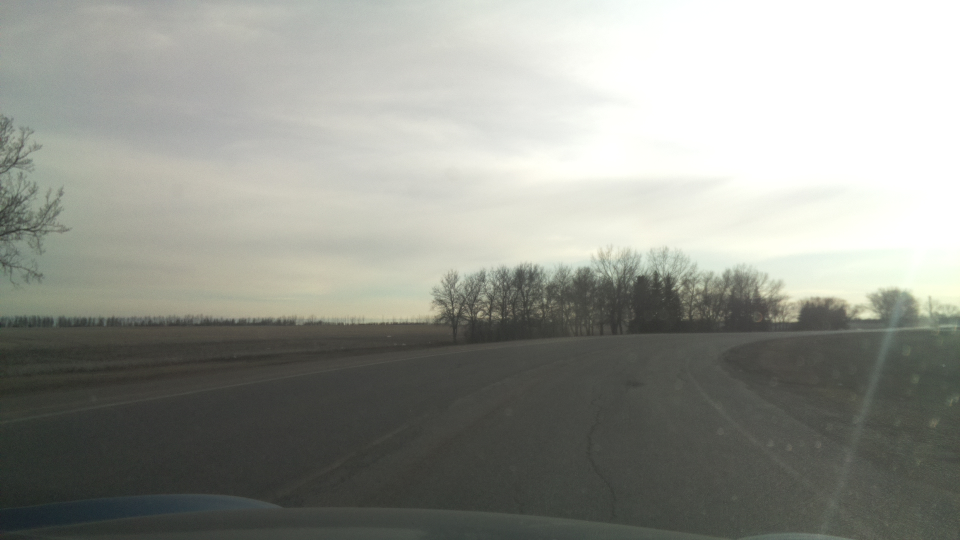
#> input picture Talha/Image Processing/images/Image_24_Mar_2019_17_50_29.jpg, 1920 x 1080 px (shown at 1/2 size); its folder holds only this picture in this run
$ python working_image.py   (older library calls are emulated)
#> lines starting #> are read from the running program, lines starting #| are printed output that depends on the picture; after the words box and inside, x2 and y2 are one past the last pixel; in counts of white or black regions, pixels touching at a corner belong together
import cv2 as cv
import glob
import numpy as np
i = 14

for img in glob.glob('images/*.jpg'):
    image1 = cv.imread(img)
#> image1 is the input picture: shape (1080, 1920, 3); mean B, G, R 143.5, 150.6, 148.7

    mask = np.ones(image1.shape, dtype=np.uint8)
    mask.fill(255)
#> mask: shape (1080, 1920, 3); every value is 255

    roi_corners = np.array([[(520, 1000), (700, 800), (1400, 800), (1650, 1000)]])

    cv.fillPoly(mask, roi_corners, 0)
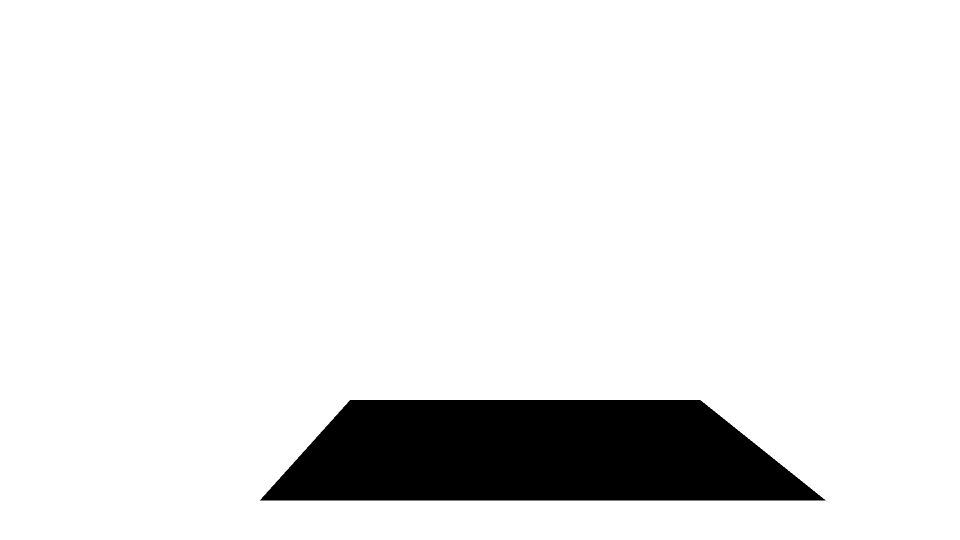
#> mask: shape (1080, 1920, 3) (shown at 1/2 size); 91.1% white; 1 black region, box (x1, y1, x2, y2) and area: (520, 800, 1651, 1001) 184151
    masked_image = cv.bitwise_or(image1 ,mask)
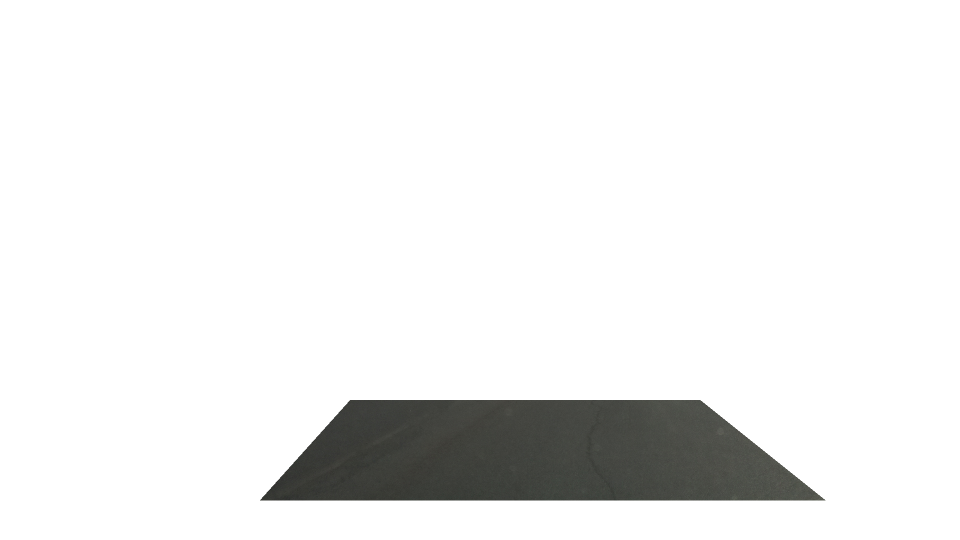
#> masked_image: shape (1080, 1920, 3) (shown at 1/2 size); mean B, G, R 238, 238.5, 238.3

    gray_image = cv.cvtColor(masked_image, cv.COLOR_BGR2GRAY)

    blur = np.ones((5,5),np.float32)/25
    ret, thresh = cv.threshold(blur, 50, 255, cv.THRESH_BINARY)
    blurred = cv.GaussianBlur(gray_image, (1, 3), 0)
    #blurred = cv.filter2D(gray_image, -1, blur)
  #  cv.imwrite('blurred.jpg', blurred)
    edges = cv.Canny(blurred, 10, 100)
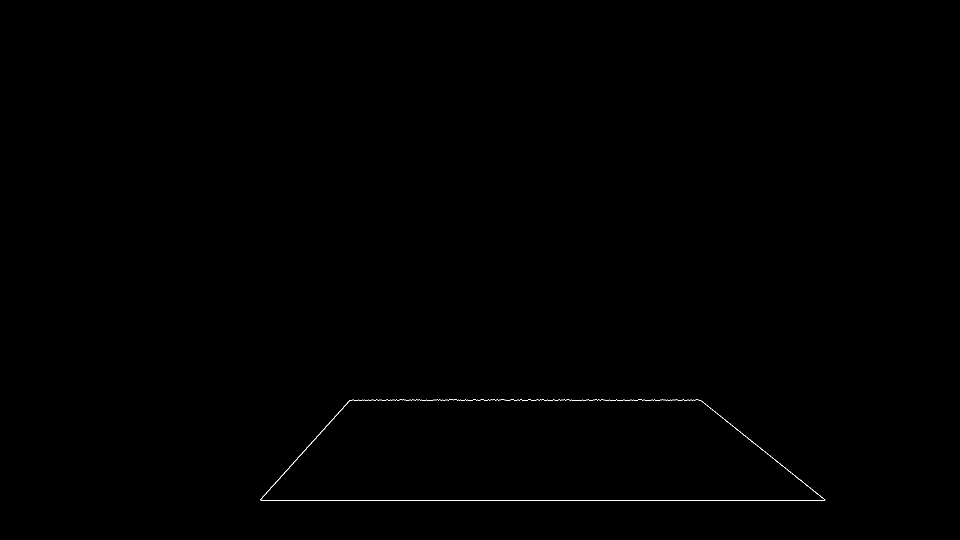
#> edges: shape (1080, 1920) (shown at 1/2 size); 0.13% white in thin lines or dots, all inside (x1, y1, x2, y2) = (520, 799, 1651, 1002)

    new_corners = np.array([[(520+10, 1000-10), (700+10, 800+10), (1400-10, 800+10), (1600-10, 1000-10)]])
    new_mask = np.ones(edges.shape, dtype=np.uint8)

    new_mask.fill(255)
#> new_mask: shape (1080, 1920); every value is 255
    full_mask = new_mask
  #  cv.imwrite('edges_old.jpg', edges)
    cv.fillPoly(new_mask, new_corners, 0)
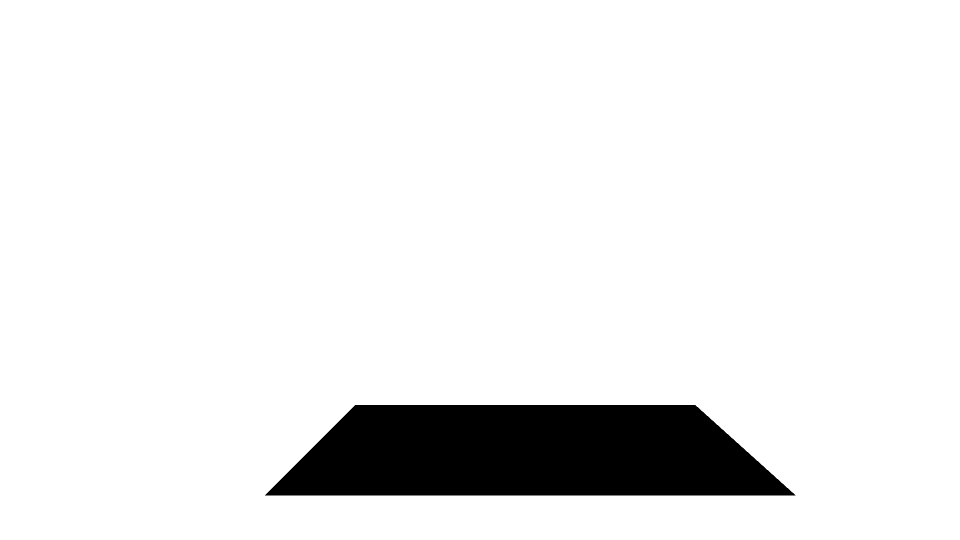
#> new_mask: shape (1080, 1920) (shown at 1/2 size); 92.4% white; 1 black region, box (x1, y1, x2, y2) and area: (530, 810, 1591, 991) 157671
  #  cv.imwrite('new_mask.jpg', new_mask)
    mask_inv = cv.bitwise_not(new_mask)
    masked_image = cv.bitwise_and(edges, mask_inv)
#> masked_image: shape (1080, 1920); every value is 0

  #  cv.imwrite('mask.jpg', mask_inv)

  #  cv.imwrite('edges.jpg', masked_image)
    kernel = np.ones((5,5),np.uint8)
    dilate = cv.dilate(masked_image,kernel,iterations = 5)
  #  cv.imwrite('dilate.jpg', dilate)

    im2, contours, hierarchy = cv.findContours(dilate,cv.RETR_TREE,cv.CHAIN_APPROX_SIMPLE)
#> contours = []
    hull = []
    for x in range(len(contours)):
        hull.append(cv.convexHull(contours[x], False))
#> this loop made 0 passes
#> after the loop, hull = []
    for i in range(len(contours)):
        color_contours = (0,255,0)
        color = (0, 255, 0)
        #cv.drawContours(image1, contours, i, color_contours, 5, 8, hierarchy)
        cv.drawContours(image1, hull, i, color, 5, 8)
   # cv.imwrite('Processed.jpg', image1)
    cv.imwrite(img, image1)

$ run again, on Talha/Image Processing/images/Image_24_Mar_2019_17_50_35.jpg
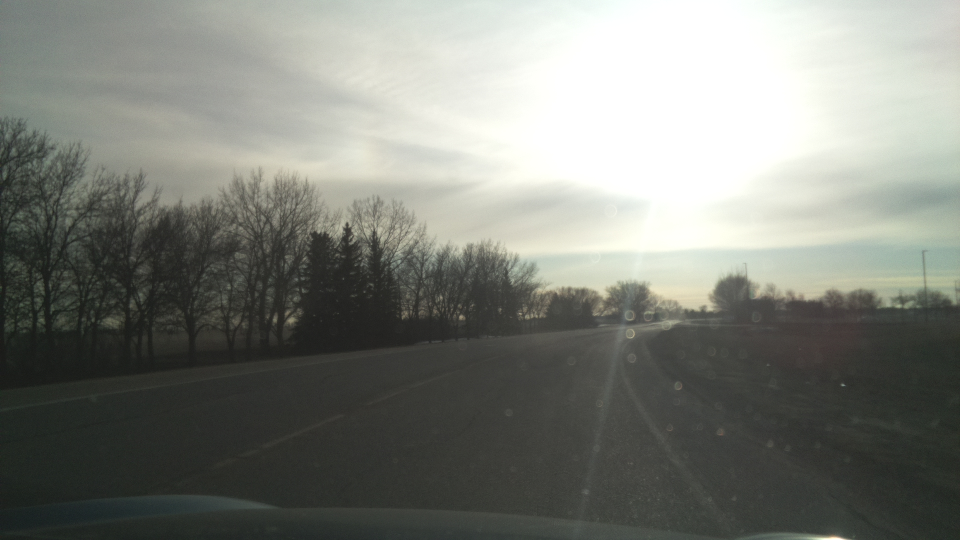
#> input picture Talha/Image Processing/images/Image_24_Mar_2019_17_50_35.jpg, 1920 x 1080 px (shown at 1/2 size)
#> image1 is the input picture: shape (1080, 1920, 3); mean B, G, R 121.5, 128.4, 126
#> edges: shape (1080, 1920); 0.14% white in thin lines or dots, all inside (x1, y1, x2, y2) = (520, 799, 1651, 1002)
#> `masked_image = cv.bitwise_and(edges, mask_inv)`:
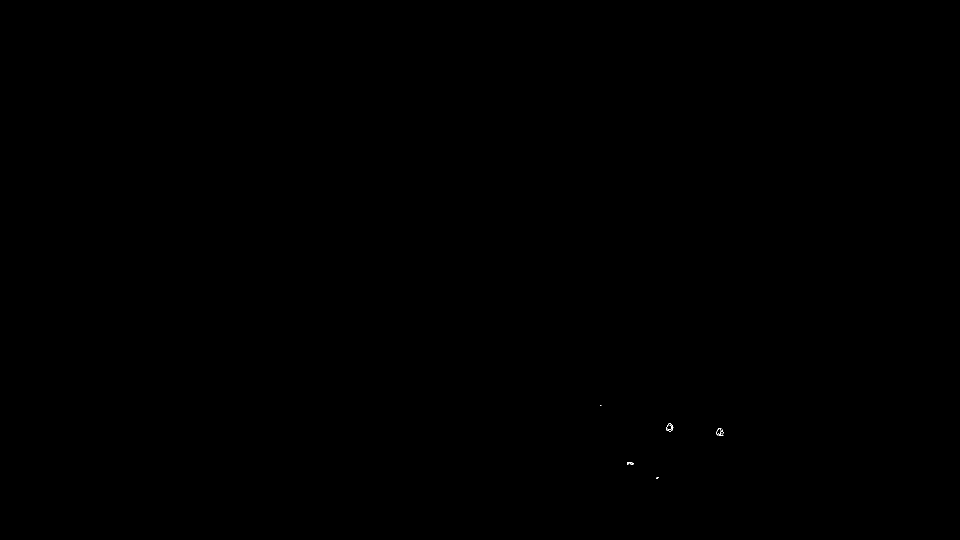
#> masked_image: shape (1080, 1920) (shown at 1/2 size); 0.01% white in thin lines or dots, all inside (x1, y1, x2, y2) = (1200, 810, 1447, 958)
#> dilate: shape (1080, 1920); 0.21% white; 5 white regions
#> contours = 5 contours; box (x1, y1, x2, y2) and area: (1322, 836, 1357, 873) 1150, (1423, 846, 1457, 881) 1085, (1245, 914, 1277, 940) 768, (1303, 944, 1327, 968) 528, (1190, 800, 1213, 822) 460
#> the loop `for x in range(len(contours)):` made 5 passes
#> after the loop `for x in range(len(contours)):`: hull = 5 contours; box (x1, y1, x2, y2) and area: (1322, 836, 1357, 873) 1160, (1423, 846, 1457, 881) 1091, (1245, 914, 1277, 940) 770, (1303, 944, 1327, 968) 528, (1190, 800, 1213, 822) 460
#> the loop `for i in range(len(contours)):` made 5 passes
#> after the loop `for i in range(len(contours)):`:
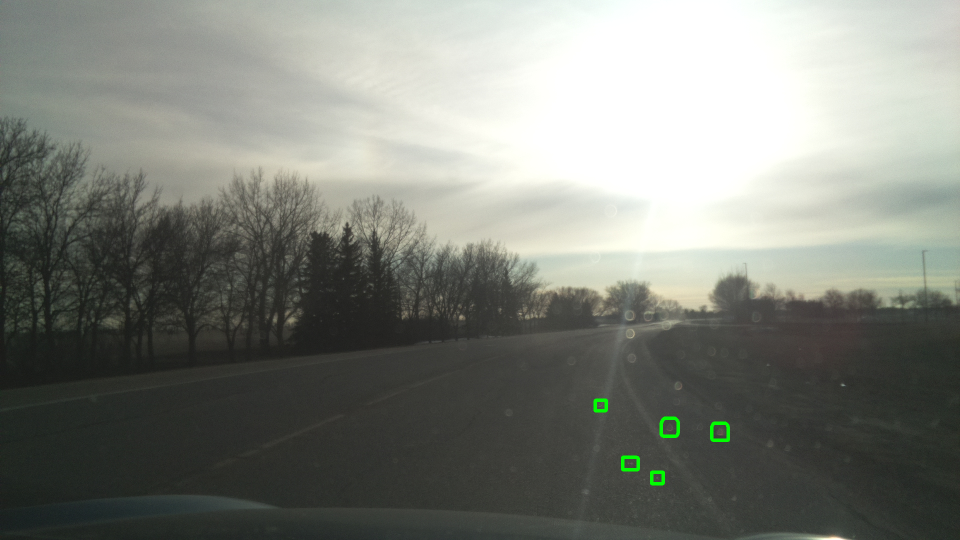
#> image1: shape (1080, 1920, 3) (shown at 1/2 size); 0.18% of pixels changed, all inside (x1, y1, x2, y2) = (1187, 797, 1460, 971)
